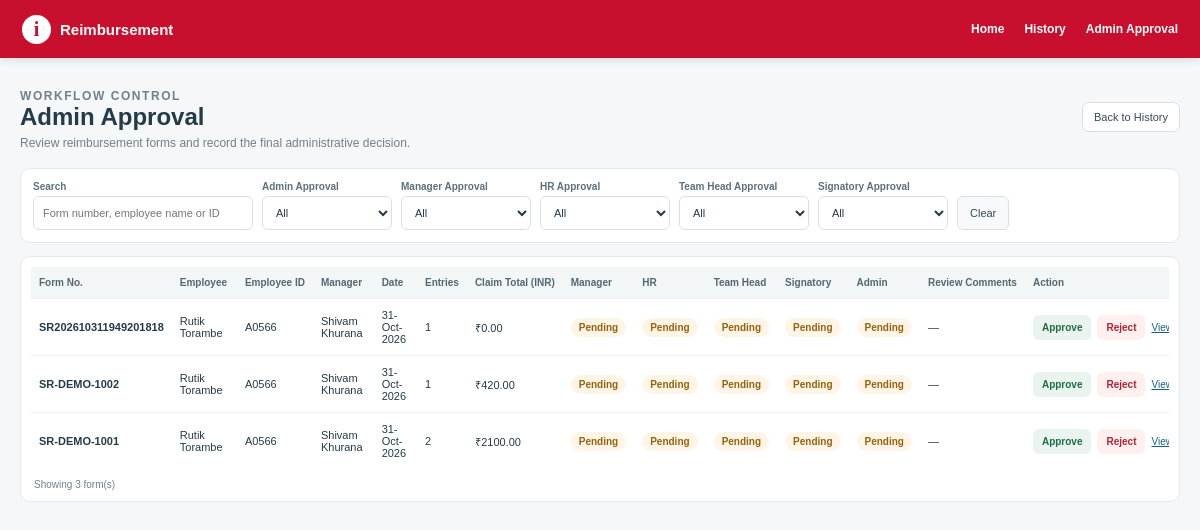
/admin/approval, run on an earlier commit of the app's database.
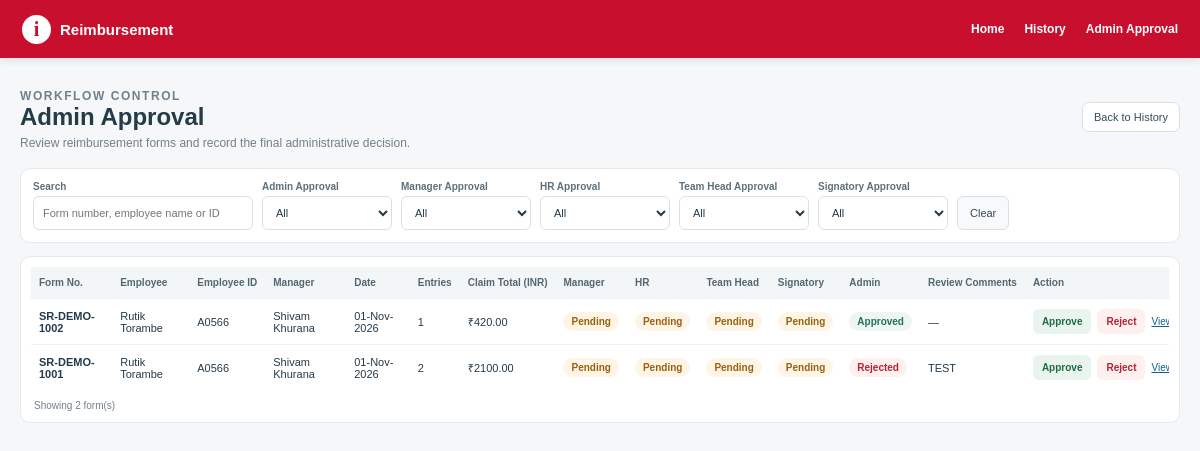
And on a later commit of the database.
### app.py (models this page shows, shortened)
class ExpenseSundry(db.Model):
    __tablename__ = "ExpenseSundry"
    FormNo = db.Column(db.String(255), primary_key=True)
    Item = db.Column(db.Integer, primary_key=True)
    FormDate = db.Column(db.Float)
    EmpID = db.Column(db.String(255))
    EName = db.Column(db.String(255))
    Manager = db.Column(db.String(255))
    Description = db.Column(db.String(255))
    GCCExpCode = db.Column(db.String(255))
    ExpenseDate = db.Column(db.Float)
    BillNo = db.Column(db.String(255))
    BillAmount = db.Column(db.Float, default=0)
    ClaimAmount = db.Column(db.Float, default=0)
    Chargeable = db.Column(db.String(20), default="NO")
    ClientName = db.Column(db.String(255))
    Comments = db.Column(db.String(1000))
    Status = db.Column(db.String(100), default="Submitted")
    DocumentID = db.Column(db.String(1000))
    AttachmentCheck = db.Column(db.String(50))
    ManagerApproval = db.Column(db.String(50), nullable=True, default="Pending", server_default=db.text("'Pending'"))
    HRApproval = db.Column(db.String(50), nullable=True, default="Pending", server_default=db.text("'Pending'"))
    SignatoryApproval = db.Column(db.String(50), nullable=True, default="Pending", server_default=db.text("'Pending'"))
    TeamHeadApproval = db.Column(db.String(50), nullable=True, default="Pending", server_default=db.text("'Pending'"))
    AdminApproval = db.Column(db.String(50), nullable=True, default="Pending", server_default=db.text("'Pending'"))
    ManagerApprovalBy = db.Column(db.String(255), nullable=True)
    HRApprovalBy = db.Column(db.String(255), nullable=True)
    SignatoryApprovalBy = db.Column(db.String(255), nullable=True)
    TeamHeadApprovalBy = db.Column(db.String(255), nullable=True)
    AdminApprovalBy = db.Column(db.String(255), nullable=True)
    FormReviewComments = db.Column(db.String(1000), nullable=True)
    ManagerApprovalDate = db.Column(db.Float, nullable=True)
    HRApprovalDate = db.Column(db.Float, nullable=True)
    SignatoryApprovalDate = db.Column(db.Float, nullable=True)
    TeamHeadApprovalDate = db.Column(db.Float, nullable=True)
    AdminApprovalDate = db.Column(db.Float, nullable=True)

### app.py (the view, shortened to what this page needs)
@app.route("/admin/approval", methods=["GET", "POST"])
def admin_approval():
    search_text = (request.args.get("q") or "").strip().lower()
    selected = {key: (request.args.get(key) or "").strip()
                for key in ("admin", "manager", "hr", "teamhead", "signatory")}
    grouped = {}
    for row in ExpenseSundry.query.order_by(ExpenseSundry.FormDate.desc(), ExpenseSundry.Item.asc()).all():
        item = grouped.setdefault(row.FormNo, {
            "form_no": row.FormNo, "name": row.EName or "", "emp_id": row.EmpID or "",
            "manager_name": row.Manager or "", "form_date": excel_serial_to_display(row.FormDate),
            "total": 0.0, "count": 0, "admin": row.AdminApproval or "Pending",
            "manager": row.ManagerApproval or "Pending", "hr": row.HRApproval or "Pending",
            "teamhead": row.TeamHeadApproval or "Pending", "signatory": row.SignatoryApproval or "Pending",
            "comments": row.FormReviewComments or ""
        })
        item["total"] += row.ClaimAmount or 0
        item["count"] += 1
    forms = []
    for item in grouped.values():
        text_match = not search_text or any(
            search_text in str(item[k]).lower()
            for k in ("form_no", "name", "emp_id", "manager_name")
        )
        filter_match = all(
            not selected[k] or str(item[k]).lower() == selected[k].lower()
            for k in selected
        )
        if text_match and filter_match:
            forms.append(item)
    forms.sort(key=lambda x: x["form_no"], reverse=True)
    return page("Admin Approval", "admin_approval.html", forms=forms,
                search_text=search_text, selected=selected,
                approval_options=["Pending", "Approved", "Rejected", "Not Required"])

### app.py (called while the page is built)
def excel_serial_to_datetime(value):
    if value is None or str(value).strip() == "":
        return None
    if isinstance(value, datetime):
        return value
    text_value = str(value).strip()
    try:
        return EXCEL_EPOCH + timedelta(days=float(text_value))
    except (ValueError, TypeError, OverflowError):
        try:
            return datetime.strptime(text_value[:10], "%Y-%m-%d")
        except ValueError:
            return None

def excel_serial_to_display(value):
    parsed = excel_serial_to_datetime(value)
    return parsed.strftime("%d-%b-%Y") if parsed else ""

def page(title, template, **context):
    return render_template(template, title=title, **context)

### templates/admin_approval.html (shortened to what this page needs)
{% extends "base.html" %}
{% block content %}
<div class="admin-page">
<header class="admin-head"><div><p class="admin-kicker">WORKFLOW CONTROL</p><h1>Admin Approval</h1><p>Review reimbursement forms and record the final administrative decision.</p></div><a href="{{ url_for('history') }}">Back to History</a></header>
<form class="admin-filters" id="adminLiveFilters" method="get" action="{{ url_for('admin_approval') }}">
<div class="admin-field search"><label for="adminSearch">Search</label><input id="adminSearch" name="q" value="{{ search_text }}" placeholder="Form number, employee name or ID"></div>
{% for key,label in [('admin','Admin Approval'),('manager','Manager Approval'),('hr','HR Approval'),('teamhead','Team Head Approval'),('signatory','Signatory Approval')] %}
<div class="admin-field"><label for="{{ key }}Filter">{{ label }}</label><select id="{{ key }}Filter" name="{{ key }}"><option value="">All</option></select></div>
{% endfor %}
<a class="admin-filter-btn" href="{{ url_for('admin_approval') }}">Clear</a>
</form>
<section class="admin-panel"><div class="admin-table-wrap"><table class="admin-table"><thead><tr><th>Form No.</th><th>Employee</th><th>Employee ID</th><th>Manager</th><th>Date</th><th>Entries</th><th>Claim Total (INR)</th><th>Manager</th><th>HR</th><th>Team Head</th><th>Signatory</th><th>Admin</th><th>Review Comments</th><th>Action</th></tr></thead><tbody>
{% for f in forms %}
<tr><td><strong>{{ f.form_no }}</strong></td><td>{{ f.name }}</td><td>{{ f.emp_id }}</td><td>{{ f.manager_name }}</td><td>{{ f.form_date or '—' }}</td><td>{{ f.count }}</td><td>₹{{ '%.2f'|format(f.total) }}</td>
{% for key in ['manager','hr','teamhead','signatory','admin'] %}{% set v=f[key]|lower %}<td><span class="admin-pill {% if v=='approved' %}approved{% elif v=='rejected' %}rejected{% endif %}">{{ f[key] }}</span></td>{% endfor %}
<td title="{{ f.comments }}">{{ f.comments[:55] if f.comments else '—' }}{% if f.comments|length > 55 %}…{% endif %}</td>
<td><div class="admin-actions"><form method="post" action="{{ url_for('admin_approval') }}"><input type="hidden" name="form_no" value="{{ f.form_no }}"><input type="hidden" name="decision" value="Approved"><button class="admin-btn approve-btn" type="submit" {% if f.admin|lower=='approved' %}disabled{% endif %}>Approve</button></form><button class="admin-btn reject-btn" type="button" data-form="{{ f.form_no }}" onclick="openRejectModal(this)">Reject</button><a href="{{ url_for('form_action',form_no=f.form_no,action='view') }}" style="font-size:10px;color:#12618b">View</a></div></td></tr>
{% else %}<tr><td colspan="14" class="admin-empty">No reimbursement forms match these filters.</td></tr>{% endfor %}
</tbody></table></div><div class="admin-count">Showing {{ forms|length }} form(s)</div></section>
</div>
{% endblock %}

What changed in the data, as far as the page shows it:
removed ExpenseSundry: form_no "SR202610311949201818", name "Rutik Torambe", emp_id "A0566", manager_name "Shivam Khurana", form_date "31-Oct-2026", count "1", total "0.00", ManagerApproval "Pending" "Pending" "Pending" "Pending" "Pending", comments "—"
changed ExpenseSundry "SR-DEMO-1002": form_date "31-Oct-2026" → "01-Nov-2026"
changed ExpenseSundry "SR-DEMO-1001": form_date "31-Oct-2026" → "01-Nov-2026"; FormReviewComments "—" → "TEST"
Also different on the page:
new list line: "Approved"
new list line: "Rejected"
text no longer shown: "3"
text now shown: "2"
list line gone: "Pending"
